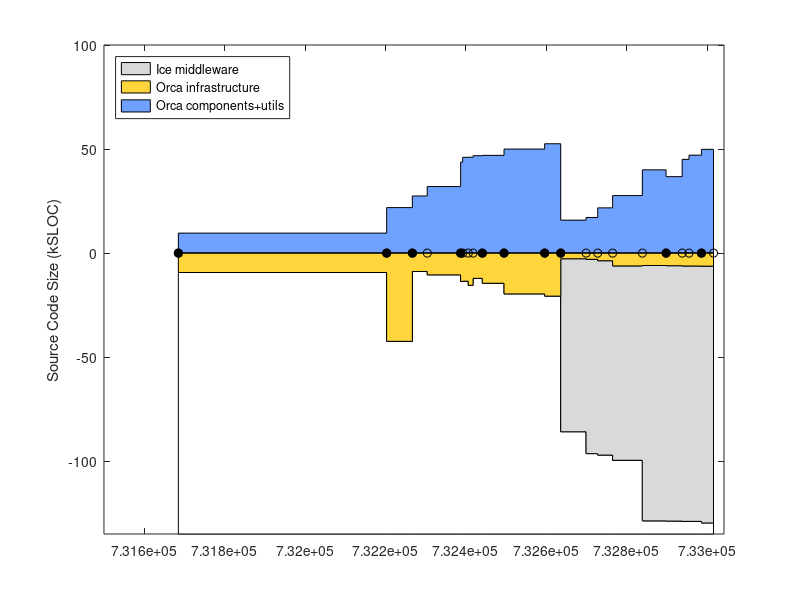

Here is the MATLAB script that generated this plot: (Note: this script raises an error after producing the figure.)
% keep track of orca project size using sloccount
clear all

% include/* except: include/{Freeze IceSSL IcePatch2}
% src/{Ice Slice IceGrid icecpp IceStorm slice2cpp IceUtil IceBox IceXML}
Sice212 = [
(7842-1000) + (22093+18419+11499+10568+4392+4200+4252+567+316)
];
Sice301 = [
(8164-1000) + (23018+19384+19169+10596+4479+4343+4308+622+319)
];
% same as above, but now also add Java:
% src/{IceInternal Ice IceUtil IceBox}
Sice310 = [
(8810-1200) + (24275+20494+22689+10587+4569+4877+4770+667+319) + (13190+6915+1262+493)
];
Sice311 = [
(8950-1275) + (24511+20505+22898+10590+4600+4884+4782+683+323) + (13266+6929+1262+504)
];

% for comparison, ASN
Sasn = 90433;

% indeces
iyy=1;
imm=2;
idd=3;
iver=4;
isub=5;
ibase=6;
icomp=7;

Sorca = [ ...
% YY    MM  DD  ?   SUB     BASE        COMP             VERSION
% 0.8.6: a single distro, divide in halves arbitrarily
2003    4   14  1   0       18930/2     18930/2;          % 0.8.6 (last change in doc/ChangeLog
% BASE: orca-base
% COMP: orca-components
2004    9   13  1   0       42543       21726;            % 0.11.0
2004    11  16  1   0       8963        27310;            % 0.12.0
2004    12  23  0   0       10596       31845;            % 0.12.1
2005    3  16   1   0       13767       43576;            % 0.13.0
2005    3  21   0   0       13620       45874;            % 0.13.1
2005    4   4   0   0       15630       45944;            % 0.13.2
2005    4   16  0   0       12283       46666;            % 0.13.3
2005    5   9   1   0       14639       46837;            % 0.14.0
2005    7   2   1   0       19751       49854;            % 0.15.0
2005    10  11  1   0       20818       52408;            % 1.0.0
% BASE: just orcaice + interfaces/slice
% COMP: comp + util - orcaice 
2005    11  20  1   Sice212 2320+530    9226+8781-2320;   % 2.0.0-rc1
2006    1   22  0   Sice301 2511+596    9801+9695-2511;   % 2.0.0-rc2
2006    2   20  0   Sice301 2998+813    9867+14734-2998;  % 2.0.0-rc3
2006    3   29  0   Sice301 5250+1052   14625+18131-5250; % 2.0.0-rc4
2006    6   11  0   Sice310 4985+1116   19999+24867-4985; % 2.0.0-rc5
2006    8   9   1   Sice310 5086+1116   19979+21711-5086; % 2.0.0
2006    9   18  0   Sice310 5251+1094   19317+30847-5251  % 2.0.1
2006    10  5   0   Sice310 5248+1094   20384+31798-5248  % 2.0.2
2006    11  5   1   Sice311 5318+1094   20696+34365-5318  % 2.0.3
];
Vorca ={'0.8.6', '0.11.0', '0.12.0', '0.12.1', '0.13.0', '0.13.1', '0.13.2', '0.13.3', '0.14.0', '0.15.0', '1.0.0', ...
    '2.0.0-rc1', '2.0.0-rc2', '2.0.0-rc3', '2.0.0-rc4', '2.0.0-rc5', '2.0.0', '2.0.1', '2.0.2', '2.0.3' }';

% add a dummy release just for display
Sorca(end+1,:) = Sorca(end,:);
Sorca(end,imm) = Sorca(end,imm)+1;
Sorca(end,iver) = 0;
Vorca{end+1} = 'dummy';

% convert dates
Torca = datenum(Sorca(:,iyy),Sorca(:,imm),Sorca(:,idd));

% 2nd digit releases
i2 = (Sorca(:,iver)==1);
Torca2 = Torca(i2);
Vorca2 = Vorca(i2);

Splayer = [ 
% YY    MM  DD  ?   SUB     BASE                COMP           VERSION
% BASE: (server-drivers)+client_libs
% COMP: drivers + utils
2002    12 04   1  0    (17331-12037)+9188      12037+2685;    % 1.3.1
2003    7  15   1  0    (30452-24334)+12458     24334+3064;    % 1.4rc1
2003    12 07   1  0    (37378-30947)+13110     30947+9633;    % 1.4rc2
2004    5  31   1  0    (49225-42643)+13664     42643+3550;    % 1.5
2004    11 12   1  0    (50758-43190)+13545     43190+4479;    % 1.6
2005    1  31   0  0    (52069-44517)+13576     44517+4662;    % 1.6.2
2005    7  28   0  0    (53348-45686)+14300     45686+5188;    % 1.6.5
% BASE: (libplayercore-./bindings) + client_libs + (libplayertcp-./bindings)
% note: libplayerxdr is autogenerated
% COMP: server + utils
2005    10 25   0  0    (4866-0)+7560+(1391-0)  46474+5725         % 2.0pre7
2006    2  28   1  0    (52739-47749)+8513+(2740-1291)  48764+5940 % 2.0.0
2006    3  25   1  0    (53957-48912)+8909+(2740-1291)  47069+5964 % 2.0.1
2006    6  9    1  0    (56741-51546)+9575+(2767-1319)  51983+9438 % 2.0.2
2006    9  26   1  0    (56741-51546)+9880+(2767-1319)  54613+9475 % 2.0.3
];
Tplayer = datenum(Splayer(:,1),Splayer(:,2),Splayer(:,3));

Smax = 135;
d0 = [Torca Torca]'; d0=d0(:); d0(1)=[];
d1 = Smax-Sorca(:,isub)-Sorca(:,ibase); d1 = [d1 d1]'; d1=d1(:); d1(end)=[];
d2 = Sorca(:,isub); d2 = [d2 d2]'; d2=d2(:); d2(end)=[];
d3 = Sorca(:,ibase); d3 = [d3 d3]'; d3=d3(:); d3(end)=[];
d4 = Sorca(:,icomp); d4 = [d4 d4]'; d4=d4(:); d4(end)=[];

figure(1), clf
ha=area( d0, [d1 d2 d3 d4]/1e3, -Smax ); hold on
plot( Torca, 0*Torca, 'k-o' )
h2=plot( Torca2, 0*Torca2, 'ko' );
set(h2,'markerfacecolor','k')
ylabel('Source Code Size (kSLOC)')

set(ha(1),'facecolor',1*[1 1 1]);
set(ha(2),'facecolor',.85*[1 1 1]);
set(ha(3),'facecolor',min(255,[255 153 0]+60)/255);
set(ha(4),'facecolor',min(255,[51 102 255]+60)/255);
ha(1)=[];
legend(ha,'Ice middleware','Orca infrastructure','Orca components+utils', 'Location','NorthWest')
%  xlim(datenum([2004;2005],[7;7],[1;1]) )
ylim([-Smax 100])
ax=axis;
xlim( [ax(1) datenum([2006 12 31])] )
ax=axis;
% label releases
mark('x', Torca2 )
i2odd = (1:2:length(Torca2));
ht = text(Torca2(i2odd)+5,.04*ax(4)*ones(length(i2odd),1),Vorca2(i2odd));
set(ht,'fontsize',8)
i2even = (2:2:length(Torca2));
ht = text(Torca2(i2even)+5,.08*ax(4)*ones(length(i2even),1),Vorca2(i2even));
set(ht,'fontsize',8)
datetick( 'x', 12 )
hp = plot( Tplayer, -Splayer(:,ibase)/1e3, 'k--o', Tplayer, Splayer(:,icomp)/1e3, 'k--o' );
set(hp, 'color', .5*[1 1 1] )
hpt = text( Tplayer(2), -Splayer(2,ibase)/1e3-8, 'Player infrastructure');
set(hpt, 'color', .5*[1 1 1] )
hpt = text( Tplayer(2), Splayer(2,icomp)/1e3-5, 'Player "components+utils"');
set(hpt, 'color', .5*[1 1 1] )
%mark('y', Dasn(1,1)/1e3 );
%text( datenum([2003 5 1]), Dasn(1,1)/1e3, 'ASN')
xlabel('Releases')
title('orca-robotics.sf.net')

ht=text(datenum(2003,7,1),-Smax+10, '* generated using David A. Wheeler`s SLOCCount' );
set(ht,'fontsize',8)

return
wpos = get(gcf,'position')
ppos = get(gcf,'paperposition')
ppos(4) = wpos(4) * ppos(3)/wpos(3);
ppos
set(gcf,'paperposition', ppos );
print -dpng 'release_sloc_hist'

set(gca,'xtick',Torca2, 'xticklabel', v2)
mark('x',2005)
text(2005,0,'2005')
